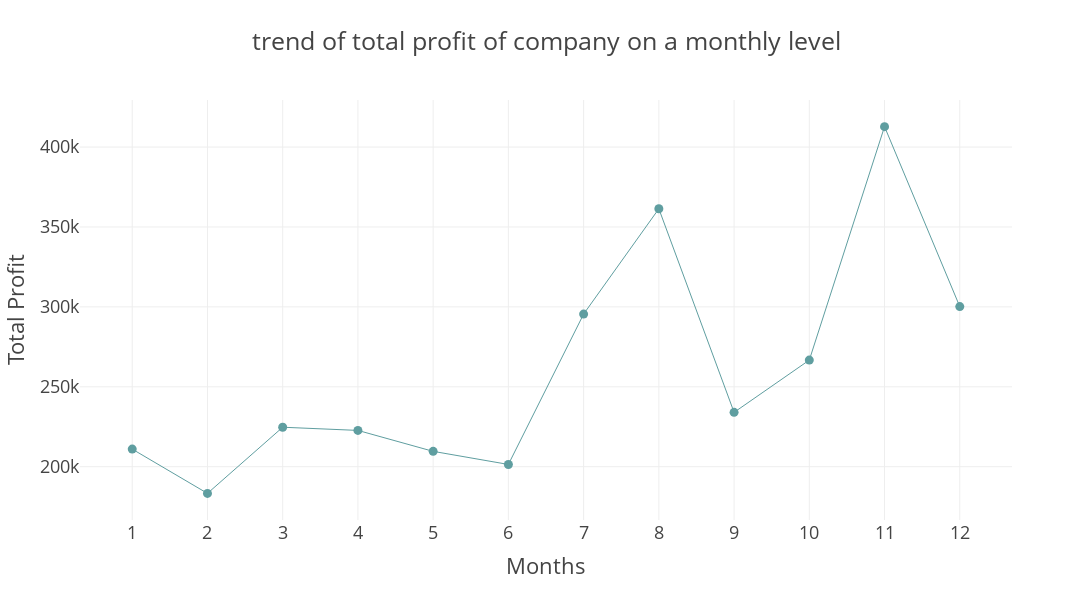

The code cell stored with this chart in its notebook:
### Markdown cell above
#### a. What is the trend of total profit of company on a monthly level

### Code cell
# plotting the data
fig = go.Figure()
fig.add_trace(
    go.Scatter(x = df['month_number'], y = df['total_profit'],
                line = dict(color = 'cadetblue', width = 1),
                mode = "lines+markers",
                 )
)

# updating the figure as per our requirements
fig.update_layout(title='trend of total profit of company on a monthly level  ',
                xaxis_title='Months',
                yaxis_title='Total Profit',
                autosize=False,
                width=1500,
                height=600,
                template = "presentation")
fig.update_xaxes(type='category')
fig.update_layout(hovermode="x")
fig.show()

### Figure 1 — Plotly figure (JSON) as saved in the notebook; plotly's stock layout.template omitted (floating-point values rounded to 4 significant figures)
{"data": [{"line": {"color": "cadetblue", "width": 1}, "mode": "lines+markers", "type": "scatter", "x": [1, 2, 3, 4, 5, 6, 7, 8, 9, 10, 11, 12], "y": [211000, 183300, 224700, 222700, 209600, 201400, 295500, 361400, 234000, 266700, 412800, 300200]}], "layout": {"autosize": false, "height": 600, "hovermode": "x", "title": {"text": "trend of total profit of company on a monthly level  "}, "width": 1500, "xaxis": {"title": {"text": "Months"}, "type": "category"}, "yaxis": {"title": {"text": "Total Profit"}}}}
